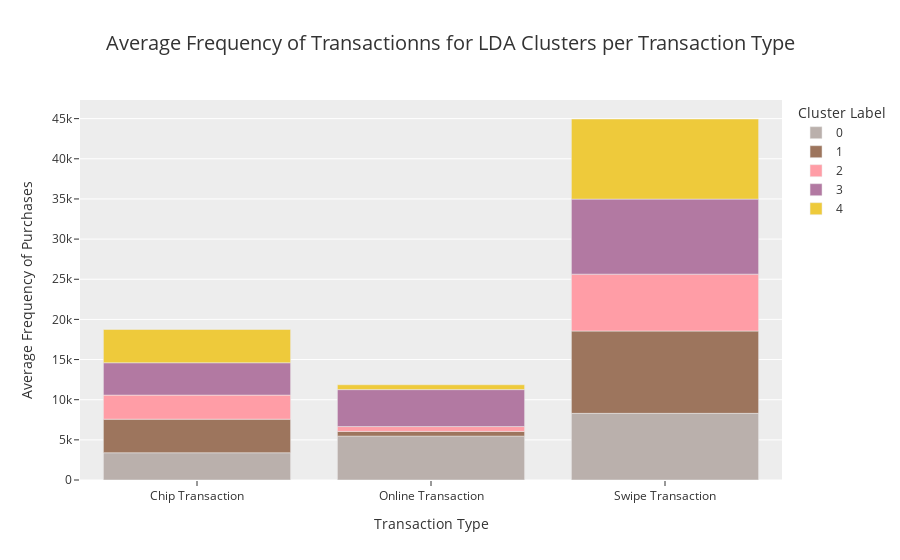

Write notebook code for a chart like this one.
### Code cell
# plotting frequency for the LDA clusters
fig = px.bar(
    df_lda,
    x="transaction_type",
    y="support",
    color="cluster_topic",
    title="Average Frequency of Transactionns for LDA Clusters per Transaction Type",
    hover_data=["transaction_type", "support"],
    labels={
        "support": "Average Frequency of Purchases",
        "transaction_type": "Transaction Type",
        "cluster_topic": "Cluster Label",
    },
    color_discrete_sequence=px.colors.qualitative.T10_r,
    template="ggplot2",
)

fig.update_xaxes(categoryorder="category ascending", showgrid=False, ticks="outside")

fig.update_layout(
    title_font_size=20,
)

fig.show()

### Figure 1 — Plotly figure (JSON) as saved in the notebook; plotly's stock layout.template omitted (floating-point values rounded to 4 significant figures)
{"data": [{"alignmentgroup": "True", "hovertemplate": "Cluster Label=0<br>Transaction Type=%{x}<br>Average Frequency of Purchases=%{y}<extra></extra>", "legendgroup": "0", "marker": {"color": "#BAB0AC"}, "name": "0", "offsetgroup": "0", "orientation": "v", "showlegend": true, "textposition": "auto", "type": "bar", "x": ["Chip Transaction", "Online Transaction", "Swipe Transaction"], "xaxis": "x", "y": [3392.0, 5464.0, 8300.0], "yaxis": "y"}, {"alignmentgroup": "True", "hovertemplate": "Cluster Label=1<br>Transaction Type=%{x}<br>Average Frequency of Purchases=%{y}<extra></extra>", "legendgroup": "1", "marker": {"color": "#9D755D"}, "name": "1", "offsetgroup": "1", "orientation": "v", "showlegend": true, "textposition": "auto", "type": "bar", "x": ["Chip Transaction", "Online Transaction", "Swipe Transaction"], "xaxis": "x", "y": [4182.0, 585.8, 10250.0], "yaxis": "y"}, {"alignmentgroup": "True", "hovertemplate": "Cluster Label=2<br>Transaction Type=%{x}<br>Average Frequency of Purchases=%{y}<extra></extra>", "legendgroup": "2", "marker": {"color": "#FF9DA6"}, "name": "2", "offsetgroup": "2", "orientation": "v", "showlegend": true, "textposition": "auto", "type": "bar", "x": ["Chip Transaction", "Online Transaction", "Swipe Transaction"], "xaxis": "x", "y": [2997.0, 604.9, 7081.0], "yaxis": "y"}, {"alignmentgroup": "True", "hovertemplate": "Cluster Label=3<br>Transaction Type=%{x}<br>Average Frequency of Purchases=%{y}<extra></extra>", "legendgroup": "3", "marker": {"color": "#B279A2"}, "name": "3", "offsetgroup": "3", "orientation": "v", "showlegend": true, "textposition": "auto", "type": "bar", "x": ["Chip Transaction", "Online Transaction", "Swipe Transaction"], "xaxis": "x", "y": [4028.0, 4602.0, 9345.0], "yaxis": "y"}, {"alignmentgroup": "True", "hovertemplate": "Cluster Label=4<br>Transaction Type=%{x}<br>Average Frequency of Purchases=%{y}<extra></extra>", "legendgroup": "4", "marker": {"color": "#EECA3B"}, "name": "4", "offsetgroup": "4", "orientation": "v", "showlegend": true, "textposition": "auto", "type": "bar", "x": ["Chip Transaction", "Online Transaction", "Swipe Transaction"], "xaxis": "x", "y": [4148.0, 602.1, 9977.0], "yaxis": "y"}], "layout": {"barmode": "relative", "legend": {"title": {"text": "Cluster Label"}, "tracegroupgap": 0}, "title": {"font": {"size": 20}, "text": "Average Frequency of Transactionns for LDA Clusters per Transaction Type"}, "xaxis": {"anchor": "y", "categoryorder": "category ascending", "domain": [0, 1], "showgrid": false, "ticks": "outside", "title": {"text": "Transaction Type"}}, "yaxis": {"anchor": "x", "domain": [0, 1], "title": {"text": "Average Frequency of Purchases"}}}}
